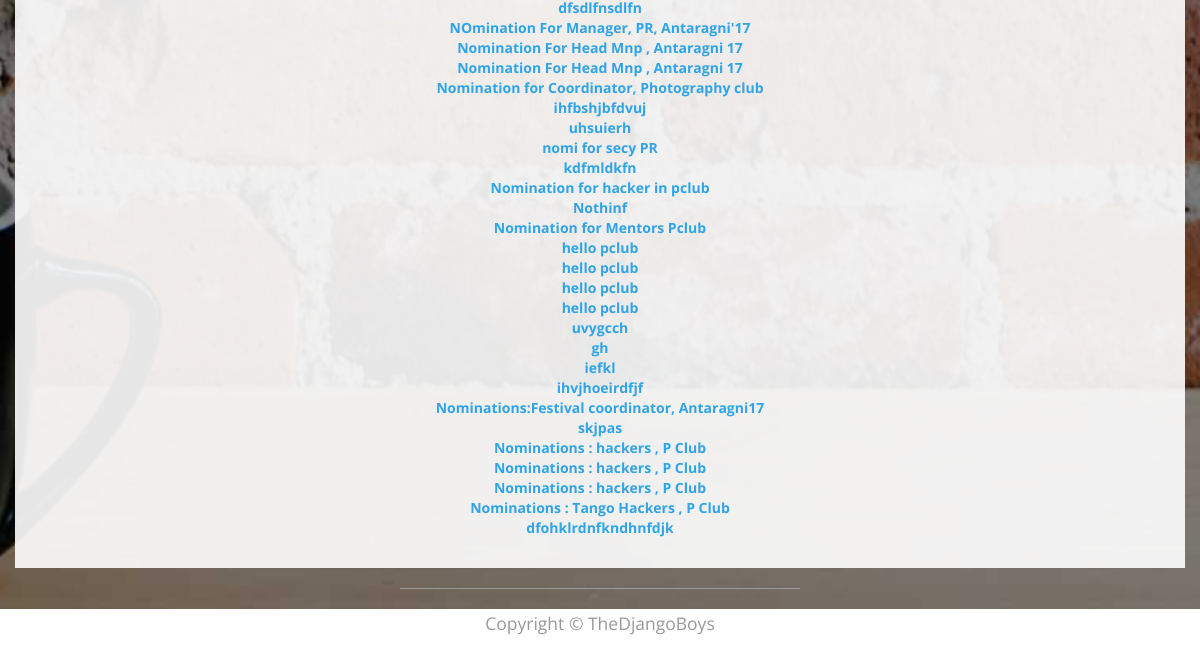
Page /forms/ (lower part) on the earlier database version.
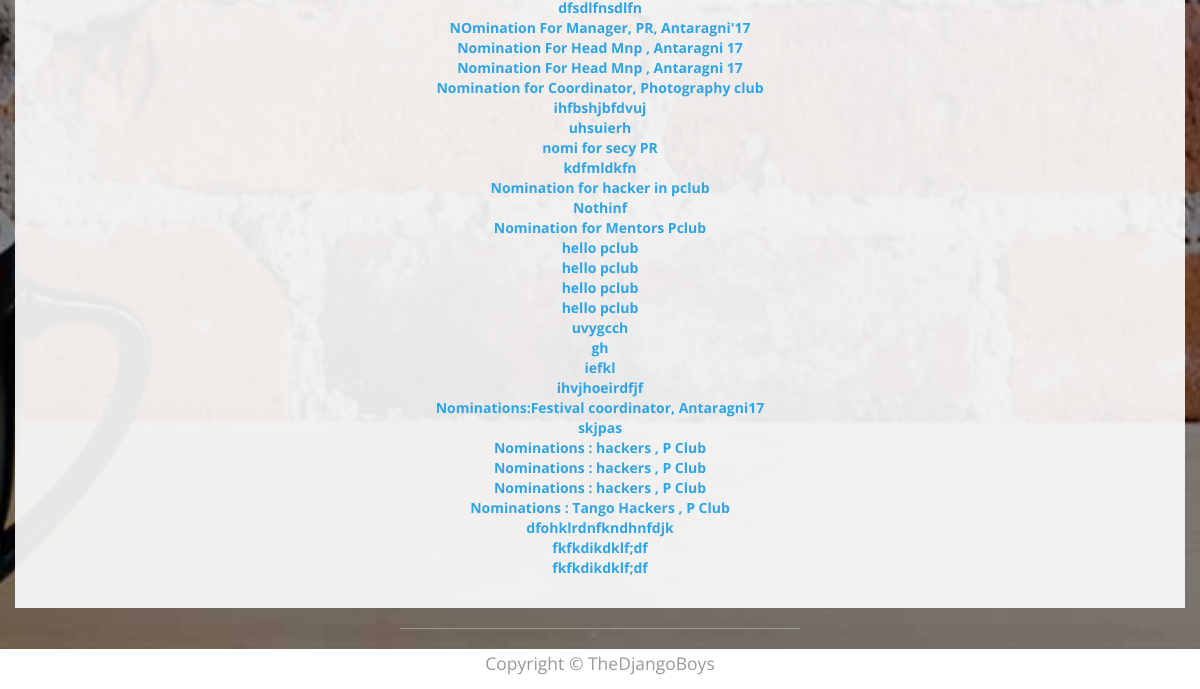
Same page on the later database version.
### forms/models.py (models this page shows, shortened)
class Questionnaire(models.Model):
    name = models.CharField(max_length=100, null=True)
    description = models.TextField(max_length=1000)
    status = models.CharField(max_length=100, null=True, blank=True)

### forms/views.py (the view)
def index(request):
    forms = Questionnaire.objects.all()
    return render(request, 'forms/index.html', context={'forms': forms})

### nomi/global_contexts.py (called while the page is built)
def context(request):
    if request.user.is_authenticated:
        my_profile = UserProfile.objects.get(user=request.user)
        my_posts = Post.objects.filter(post_holders=request.user)
        return {'my_posts':my_posts,'my_profile':my_profile}
    else:
        return {'my_posts': 0, 'my_profile': 0}

### forms/templates/forms/index.html (shortened to what this page needs)
{% extends "index.html" %}
{% load staticfiles %}
{% block content %}
<div class="container box">
    <div class="row">
        <div class="col-lg-12">
            <br>
            <br>
            {% for form in forms %}
            <div class="row text-center">
                <a href="{% url 'forms:show_form' form.id %}"> <strong>{{form.name}}</strong></a>
            </div>
            {% endfor%}
        </div>
    </div>
</div>
{% endblock content %}

Differences in the rows shown:
added Questionnaire: name "fkfkdikdklf;df"
added Questionnaire: name "fkfkdikdklf;df"
